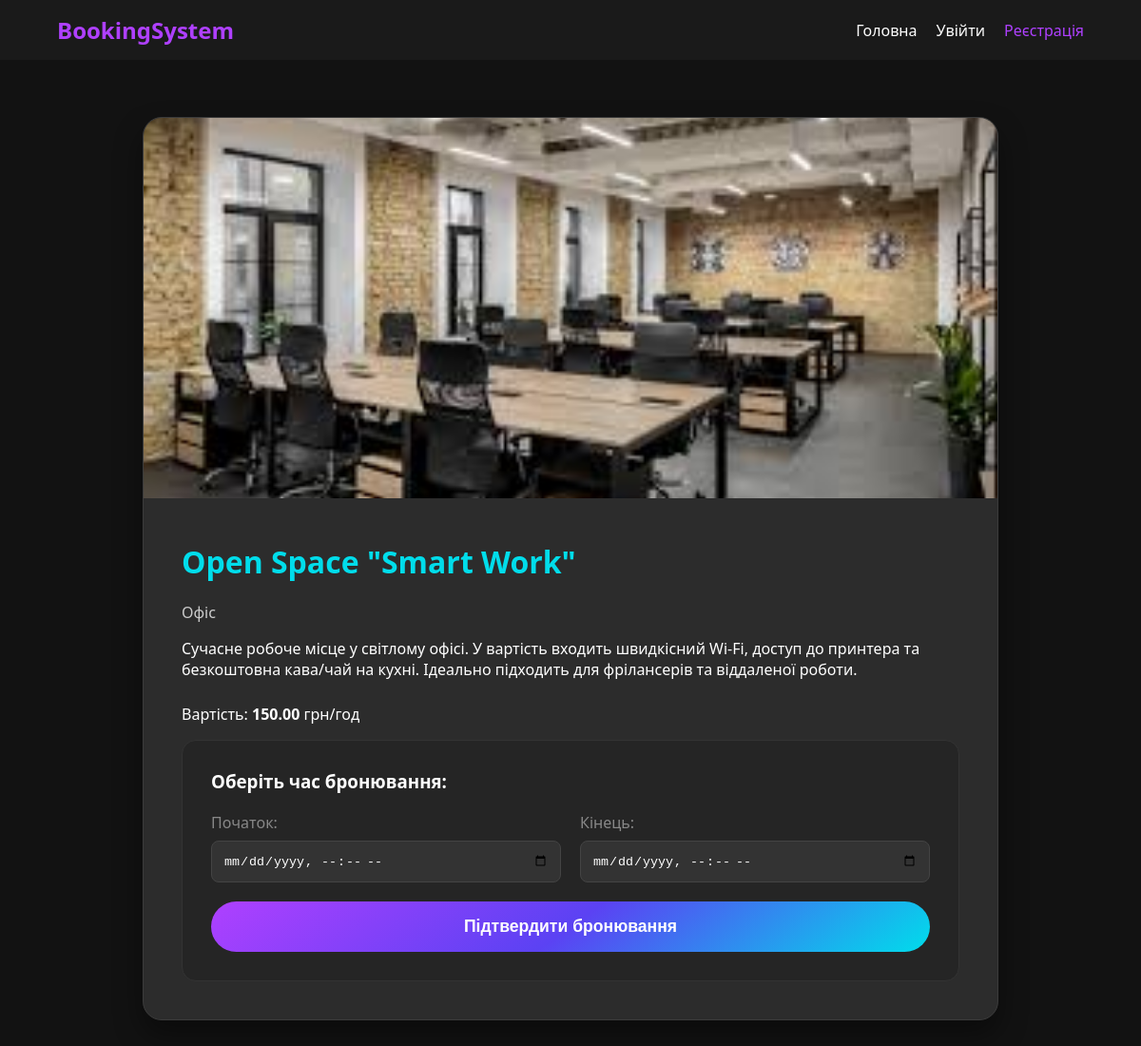
The page /room/1/ on the database its author committed.
### core/models.py (models this page shows, shortened)
class Room(models.Model):
    category = models.ForeignKey(Category, on_delete=models.CASCADE, related_name='rooms', verbose_name="Категорія")
    name = models.CharField(max_length=100, verbose_name="Назва кімнати/місця")
    description = models.TextField(verbose_name="Опис")
    capacity = models.PositiveIntegerField(verbose_name="Місткість (осіб)")
    price_per_hour = models.DecimalField(max_digits=10, decimal_places=2, verbose_name="Ціна за годину")
    image = models.ImageField(upload_to='rooms/', blank=True, null=True, verbose_name="Фото")
    class Meta:
        verbose_name = "Кімната"
        verbose_name_plural = "Кімнати"

class Category(models.Model):
    name = models.CharField(max_length=100, verbose_name="Назва категорії")
    class Meta:
        verbose_name = "Категорія"
        verbose_name_plural = "Категорії"

### core/views.py (the view, shortened to what this page needs)
# urls.py: path('room/<int:pk>/', views.room_detail, name='room_detail'),
def room_detail(request, pk):
    room = get_object_or_404(Room, pk=pk)
    form = BookingForm()
    error_message = None
    return render(request, 'core/room_detail.html', {
        'room': room,
        'form': form,
        'error_message': error_message
    })

### core/forms.py (shortened to what this page needs)
class BookingForm(forms.ModelForm):
    class Meta:
        model = Booking
        fields = ['start_time', 'end_time']
        widgets = {
            'start_time': forms.DateTimeInput(attrs={
                'type': 'datetime-local',
                'class': 'datetime-input',
                'id': 'id_start_time'
            }),
            'end_time': forms.DateTimeInput(attrs={
                'type': 'datetime-local',
                'class': 'datetime-input',
                'id': 'id_end_time'
            }),
        }

### core/templates/core/room_detail.html (shortened to what this page needs)
{% extends 'core/base.html' %}
{% block content %}
<div style="max-width: 900px; margin: 40px auto; padding: 20px;">
    <div style="background: #2c2c2c; border-radius: 20px; overflow: hidden; border: 1px solid #3c3c3c; box-shadow: 0 15px 30px rgba(0,0,0,0.4);">
        {% if room.image %}
            <img src="{{ room.image.url }}" style="width: 100%; height: 400px; object-fit: cover;">
        {% else %}
            <div style="width: 100%; height: 400px; background: #333; display: flex; align-items: center; justify-content: center;">
                <span style="color: #666;">Фото відсутнє</span>
            </div>
        {% endif %}
        <div style="padding: 40px; color: white;">
            <h1 style="color: #00ddeb; margin-top: 0;">{{ room.name }}</h1>
            <p style="color: #ccc;">{{ room.category.name }}</p>
            <p style="margin-bottom: 25px;">{{ room.description }}</p>
            <p>Вартість: <strong id="price-val">{{ room.price_per_hour|stringformat:".2f" }}</strong> грн/год</p>
            <form method="post" style="background: #252525; padding: 30px; border-radius: 15px; border: 1px solid #333;">
                <h3 style="color: #fff; margin-top: 0; margin-bottom: 20px;">Оберіть час бронювання:</h3>
                <div style="display: grid; grid-template-columns: 1fr 1fr; gap: 20px; margin-bottom: 20px;">
                    <div>
                        <label style="display: block; color: #888; margin-bottom: 8px;">Початок:</label>
                        {{ form.start_time }}
                    </div>
                    <div>
                        <label style="display: block; color: #888; margin-bottom: 8px;">Кінець:</label>
                        {{ form.end_time }}
                    </div>
                </div>
                <button type="submit" style="width: 100%; padding: 16px; background: linear-gradient(144deg, #af40ff, #5b42f3 50%, #00ddeb); border: none; border-radius: 50px; color: white; cursor: pointer; font-weight: bold; font-size: 1.1em;">
                    Підтвердити бронювання
                </button>
            </form>
        </div>
    </div>
</div>
{% endblock %}

### core/static/css/style.css (style rules this page uses)
body { background-color: #1a1a1a; color: #ffffff; font-family: -apple-system, BlinkMacSystemFont, 'Segoe UI', Roboto, sans-serif; margin: 0; }

### core/templates/core/room_detail.html (style rules this page uses)
.datetime-input { width: 100%; padding: 12px; background: #333 !important; border: 1px solid #444 !important; border-radius: 8px !important; color: white !important; outline: none; box-sizing: border-box; }

### rows shown on the page
Room: image (picture), name "Open Space \"Smart Work\"", category.name "Офіс", description "Сучасне робоче місце у світлому офісі. У вартість входить швидкісний Wi-Fi, доступ до принтера та безкоштовна кава/чай на кухні. Ідеально підходить для фрілансерів та віддаленої роботи.", price_per_hour "150.00"
